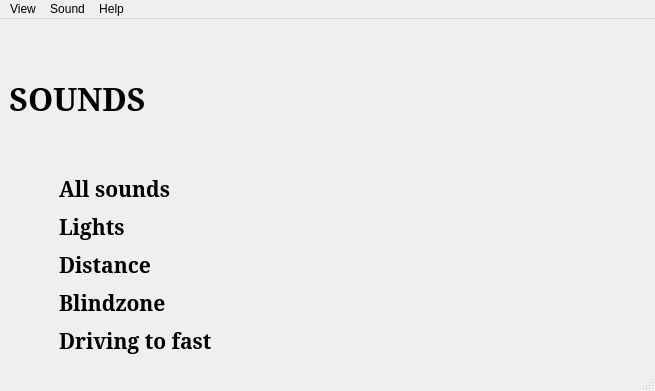
<?xml version="1.0" encoding="UTF-8"?>
<ui version="4.0">
 <class>MainWindow</class>
 <widget class="QMainWindow" name="MainWindow">
  <property name="geometry">
   <rect>
    <x>0</x>
    <y>0</y>
    <width>655</width>
    <height>391</height>
   </rect>
  </property>
  <property name="windowTitle">
   <string>Code Red - Sounds</string>
  </property>
  <widget class="QWidget" name="centralwidget">
   <layout class="QVBoxLayout" name="verticalLayout_2">
    <item>
     <layout class="QVBoxLayout" name="verticalLayout_5">
      <property name="leftMargin">
       <number>0</number>
      </property>
      <property name="rightMargin">
       <number>50</number>
      </property>
      <item>
       <widget class="QLabel" name="soundLabel">
        <property name="enabled">
         <bool>true</bool>
        </property>
        <property name="sizePolicy">
         <sizepolicy hsizetype="Fixed" vsizetype="Preferred">
          <horstretch>0</horstretch>
          <verstretch>0</verstretch>
         </sizepolicy>
        </property>
        <property name="font">
         <font>
          <family>Garamond</family>
          <pointsize>24</pointsize>
          <weight>75</weight>
          <bold>true</bold>
         </font>
        </property>
        <property name="text">
         <string>SOUNDS</string>
        </property>
        <property name="alignment">
         <set>Qt::AlignCenter</set>
        </property>
        <property name="margin">
         <number>0</number>
        </property>
        <property name="indent">
         <number>-1</number>
        </property>
       </widget>
      </item>
      <item>
       <layout class="QVBoxLayout" name="verticalLayout">
        <property name="spacing">
         <number>4</number>
        </property>
        <property name="leftMargin">
         <number>50</number>
        </property>
        <property name="topMargin">
         <number>0</number>
        </property>
        <property name="rightMargin">
         <number>0</number>
        </property>
        <property name="bottomMargin">
         <number>0</number>
        </property>
        <item>
         <widget class="QLabel" name="allSoundsLabel">
          <property name="font">
           <font>
            <family>Garamond</family>
            <pointsize>16</pointsize>
            <weight>75</weight>
            <bold>true</bold>
           </font>
          </property>
          <property name="text">
           <string>All sounds</string>
          </property>
         </widget>
        </item>
        <item>
         <widget class="Phonon::VolumeSlider" name="allSoundsSlider"/>
        </item>
        <item>
         <widget class="QLabel" name="interiorLightLabel">
          <property name="font">
           <font>
            <family>Garamond</family>
            <pointsize>16</pointsize>
            <weight>75</weight>
            <bold>true</bold>
           </font>
          </property>
          <property name="text">
           <string>Lights</string>
          </property>
         </widget>
        </item>
        <item>
         <widget class="Phonon::VolumeSlider" name="interiorLightSlider"/>
        </item>
        <item>
         <widget class="QLabel" name="toCloseLabel">
          <property name="font">
           <font>
            <family>Garamond</family>
            <pointsize>16</pointsize>
            <weight>75</weight>
            <bold>true</bold>
           </font>
          </property>
          <property name="text">
           <string>Distance </string>
          </property>
         </widget>
        </item>
        <item>
         <widget class="Phonon::VolumeSlider" name="drivingToCloseSlider">
          <property name="layoutDirection">
           <enum>Qt::LeftToRight</enum>
          </property>
         </widget>
        </item>
        <item>
         <widget class="QLabel" name="blindZoneLabel">
          <property name="font">
           <font>
            <family>Garamond</family>
            <pointsize>16</pointsize>
            <weight>75</weight>
            <bold>true</bold>
           </font>
          </property>
          <property name="text">
           <string>Blindzone</string>
          </property>
         </widget>
        </item>
        <item>
         <widget class="Phonon::VolumeSlider" name="blindZoneSlider"/>
        </item>
        <item>
         <widget class="QLabel" name="drivingToFastLabel">
          <property name="font">
           <font>
            <family>Garamond</family>
            <pointsize>16</pointsize>
            <weight>75</weight>
            <bold>true</bold>
           </font>
          </property>
          <property name="text">
           <string>Driving to fast</string>
          </property>
         </widget>
        </item>
        <item>
         <widget class="Phonon::VolumeSlider" name="drivingToFastSlider"/>
        </item>
       </layout>
      </item>
     </layout>
    </item>
   </layout>
  </widget>
  <widget class="QMenuBar" name="menubar">
   <property name="geometry">
    <rect>
     <x>0</x>
     <y>0</y>
     <width>655</width>
     <height>21</height>
    </rect>
   </property>
   <widget class="QMenu" name="menuLight_mode">
    <property name="title">
     <string>View</string>
    </property>
    <addaction name="actionSpeed_and_distance"/>
    <addaction name="actionLight_mode"/>
    <addaction name="actionRecent_messages"/>
    <addaction name="actionQuit"/>
   </widget>
   <widget class="QMenu" name="menuSound">
    <property name="title">
     <string>Sound</string>
    </property>
   </widget>
   <widget class="QMenu" name="menuHelp">
    <property name="title">
     <string>Help</string>
    </property>
   </widget>
   <addaction name="menuLight_mode"/>
   <addaction name="menuSound"/>
   <addaction name="menuHelp"/>
  </widget>
  <widget class="QStatusBar" name="statusbar"/>
  <action name="actionSpeed_and_distance">
   <property name="text">
    <string>Speed and distance</string>
   </property>
  </action>
  <action name="actionRecent_messages">
   <property name="text">
    <string>Recent messages</string>
   </property>
  </action>
  <action name="actionQuit">
   <property name="text">
    <string>Quit</string>
   </property>
  </action>
  <action name="actionLight_mode">
   <property name="text">
    <string>Light mode</string>
   </property>
  </action>
 </widget>
 <customwidgets>
  <customwidget>
   <class>Phonon::VolumeSlider</class>
   <extends>QWidget</extends>
   <header location="global">phonon/volumeslider.h</header>
  </customwidget>
 </customwidgets>
 <resources/>
 <connections/>
</ui>
